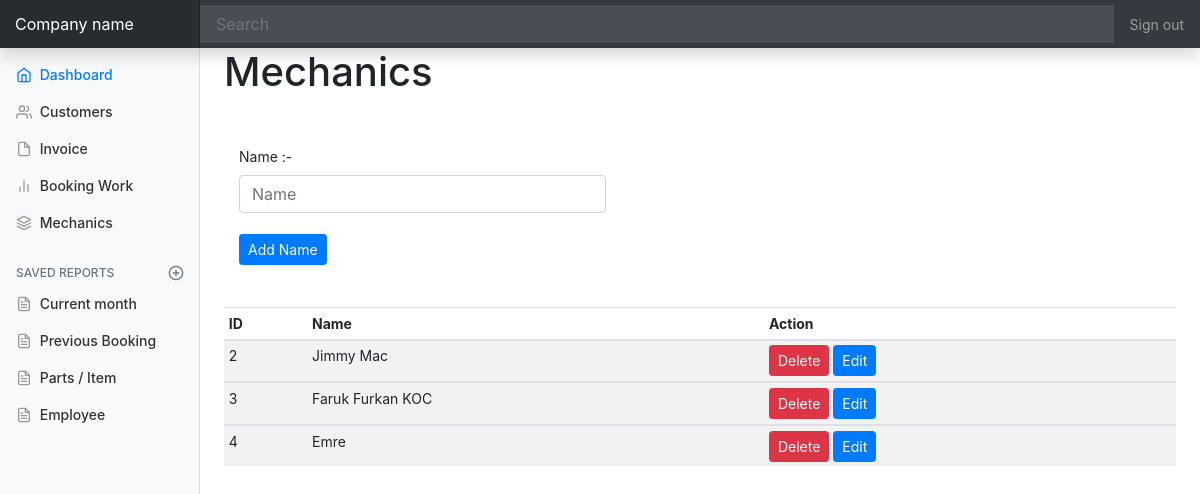
The page /client/mechanics.php on the database its author committed.
### tables this page shows
CREATE TABLE IF NOT EXISTS `mechanics` (
  `id` int(11) NOT NULL AUTO_INCREMENT,
  `name` varchar(100) NOT NULL,
  PRIMARY KEY (`id`)
);

### client/mechanics.php (the view, shortened to what this page needs)
<?php
  include('dashboard-header.php');
?>
<main role="main" class="col-md-9 ml-sm-auto col-lg-10 px-4">
  <h1 class="h1">Mechanics</h1>
  <br><br>
  <div class="col-md-5">
  <?php
  if(isset($_GET['edit_id'])){
$id = $_GET['edit_id'];
$query= "SELECT * FROM `mechanics` WHERE `id`='$id' ";
$result = mysqli_query($conn, $query);
$rows = mysqli_fetch_array($result);
  ?>
<form method="POST" action="mechanics.php?update_id=<?php echo $rows['id'] ?>">
<label>Name :- </label>
<input type="text" placeholder="Name" name="name" value="<?php echo $rows['name']  ?>" class="form-control"><br>
<input type="submit" value="Update Name" name="updateAdd" class="btn btn-primary btn-sm">
</form>
  <? } else{ ?>
<form method="POST">
<label>Name :- </label>
<input type="text" placeholder="Name" name="name" class="form-control"><br>
<input type="submit" value="Add Name" name="add" class="btn btn-primary btn-sm">
</form>
  <?php } ?>
</div>
  <br><br>
  <div class="table-responsive">
    <table class="table table-striped table-sm">
      <thead>
        <tr>
          <th>ID</th>
          <th>Name</th>
          <th>Action</th>
        </tr>
      </thead>
      <?php
$query_vehicle = "SELECT * FROM `mechanics` ";
$result_vehicles = mysqli_query($conn, $query_vehicle);
while($row = mysqli_fetch_array($result_vehicles)){
?>
      <tbody>
       <td><?php echo $row['id'] ?></td>
       <td><?php echo $row['name'] ?></td>
       <td>
       <a href="mechanics.php?del_id=<?php echo $row['id'] ?>" class="btn btn-danger btn-sm">Delete</a>
       <a href="mechanics.php?edit_id=<?php echo $row['id'] ?>" class="btn btn-primary btn-sm">Edit</a>
       </td>
      </tbody>
<?php } ?>
    </table>
  </div>
</main>
<?php include ('dashboard-footer.php') ?>

### client/assets/css/dashboard.css (style rules this page uses)
body { font-size: .875rem; }
[role="main"] { padding-top: 133px; }
@media (min-width: 768px) { [role="main"] { padding-top: 48px; } }

### rows shown on the page
mechanics: id "2", name "Jimmy Mac"
mechanics: id "3", name "Faruk Furkan KOC"
mechanics: id "4", name "Emre"
